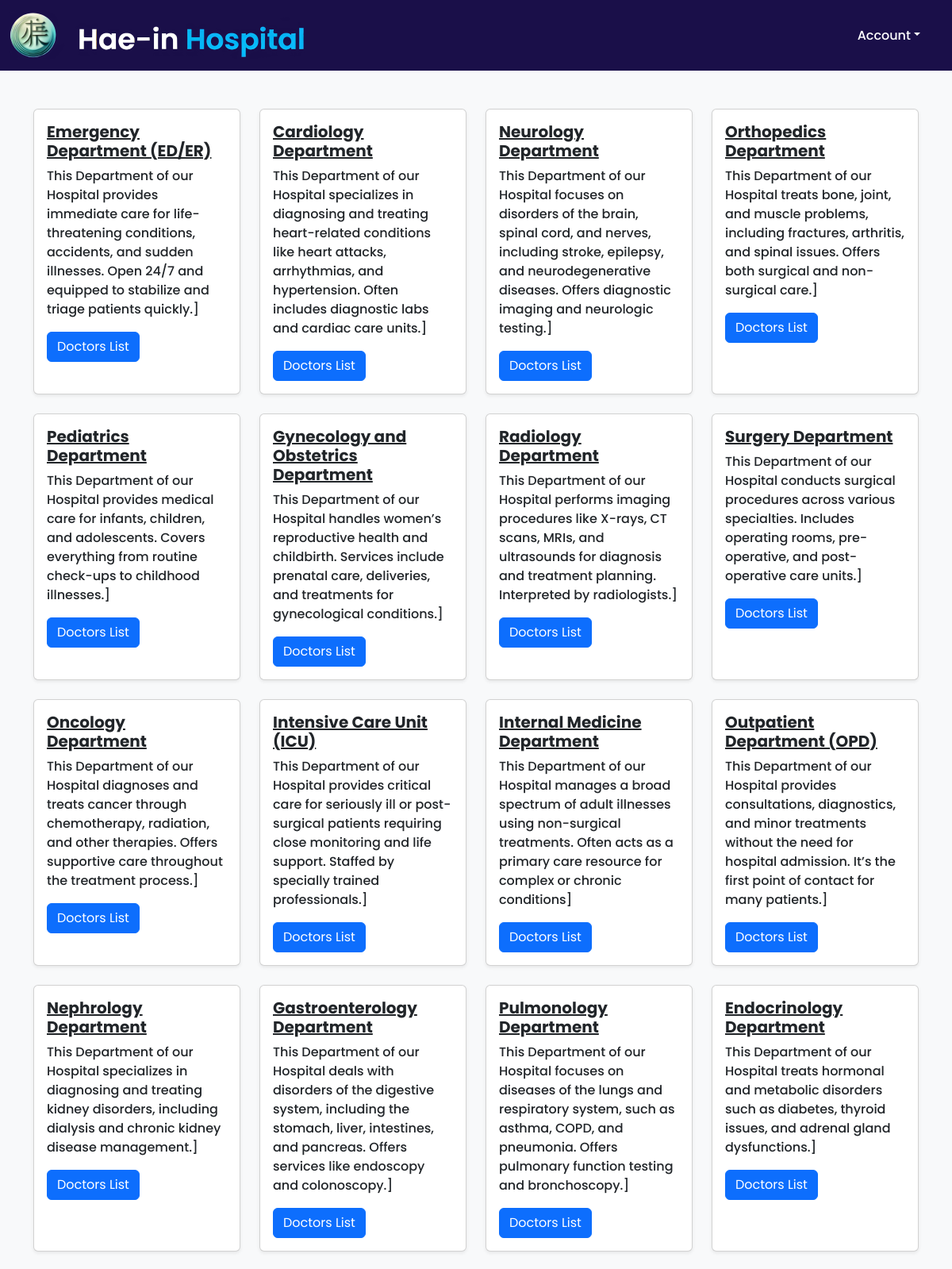
Page /department/ (upper part) on the committed database.
### home/models.py (models this page shows, shortened)
class Departments(models.Model):
    dept_name = models.CharField(max_length=100)
    dept_desc = models.TextField()
    class Meta:
        verbose_name_plural = 'Departments'

### home/views.py (the view)
# urls.py: path('department/', views.department,name='department'),
def department(request):
    dict_dept = {
        'dept' : Departments.objects.all()
    }
    return render(request, 'department.html', dict_dept)

### templates/department.html (shortened to what this page needs)
{% extends "./base.html" %}
{% load static %}
{% block content %}
<link rel="stylesheet" href="{% static '/css/dept.css' %}">
<div class="container py-5">
    <div class="row g-4 justify-content-center">
      {% for d in dept %}
        <div class="col-12 col-sm-6 col-md-4 col-lg-3">
          <div class="card h-100 shadow-sm">
            <div class="card-body">
              <h5 class="card-title fw-bold text-decoration-underline">{{ d.dept_name }}</h5>
              <p class="card-text">{{ d.dept_desc }}]</p>
              <a href="{% url 'doctors' %}" class="btn btn-primary">Doctors List</a>
            </div>
          </div>
        </div>
      {% endfor %}
    </div>
  </div>
{% endblock %}

### static/css/navbar.css (style rules this page uses)
body { font-family: 'Poppins', sans-serif; font-weight: 500; font-size: 16px; }

### static/css/dept.css (style rules this page uses)
body { font-family: 'Poppins', sans-serif; background-color: #f8f9fa; }

### rows in the picture
Departments: dept_name "Emergency Department (ED/ER)", dept_desc "This Department of our Hospital provides immediate care for life-threatening conditions, accidents, and sudden illnesses. Open 24/7 and equipped to stabilize and triage patients quickly."
Departments: dept_name "Cardiology Department", dept_desc "This Department of our Hospital specializes in diagnosing and treating heart-related conditions like heart attacks, arrhythmias, and hypertension. Often includes diagnostic labs and cardiac care units."
Departments: dept_name "Neurology Department", dept_desc "This Department of our Hospital focuses on disorders of the brain, spinal cord, and nerves, including stroke, epilepsy, and neurodegenerative diseases. Offers diagnostic imaging and neurologic testing."
Departments: dept_name "Orthopedics Department", dept_desc "This Department of our Hospital treats bone, joint, and muscle problems, including fractures, arthritis, and spinal issues. Offers both surgical and non-surgical care."
Departments: dept_name "Pediatrics Department", dept_desc "This Department of our Hospital provides medical care for infants, children, and adolescents. Covers everything from routine check-ups to childhood illnesses."
Departments: dept_name "Gynecology and Obstetrics Department", dept_desc "This Department of our Hospital handles women’s reproductive health and childbirth. Services include prenatal care, deliveries, and treatments for gynecological conditions."
Departments: dept_name "Radiology Department", dept_desc "This Department of our Hospital performs imaging procedures like X-rays, CT scans, MRIs, and ultrasounds for diagnosis and treatment planning. Interpreted by radiologists."
Departments: dept_name "Surgery Department", dept_desc "This Department of our Hospital conducts surgical procedures across various specialties. Includes operating rooms, pre-operative, and post-operative care units."
Departments: dept_name "Oncology Department", dept_desc "This Department of our Hospital diagnoses and treats cancer through chemotherapy, radiation, and other therapies. Offers supportive care throughout the treatment process."
Departments: dept_name "Intensive Care Unit (ICU)", dept_desc "This Department of our Hospital provides critical care for seriously ill or post-surgical patients requiring close monitoring and life support. Staffed by specially trained professionals."
Departments: dept_name "Internal Medicine Department", dept_desc "This Department of our Hospital manages a broad spectrum of adult illnesses using non-surgical treatments. Often acts as a primary care resource for complex or chronic conditions"
Departments: dept_name "Outpatient Department (OPD)", dept_desc "This Department of our Hospital provides consultations, diagnostics, and minor treatments without the need for hospital admission. It’s the first point of contact for many patients."
Departments: dept_name "Nephrology Department", dept_desc "This Department of our Hospital specializes in diagnosing and treating kidney disorders, including dialysis and chronic kidney disease management."
Departments: dept_name "Gastroenterology Department", dept_desc "This Department of our Hospital deals with disorders of the digestive system, including the stomach, liver, intestines, and pancreas. Offers services like endoscopy and colonoscopy."
Departments: dept_name "Pulmonology Department", dept_desc "This Department of our Hospital focuses on diseases of the lungs and respiratory system, such as asthma, COPD, and pneumonia. Offers pulmonary function testing and bronchoscopy."
Departments: dept_name "Endocrinology Department", dept_desc "This Department of our Hospital treats hormonal and metabolic disorders such as diabetes, thyroid issues, and adrenal gland dysfunctions."
